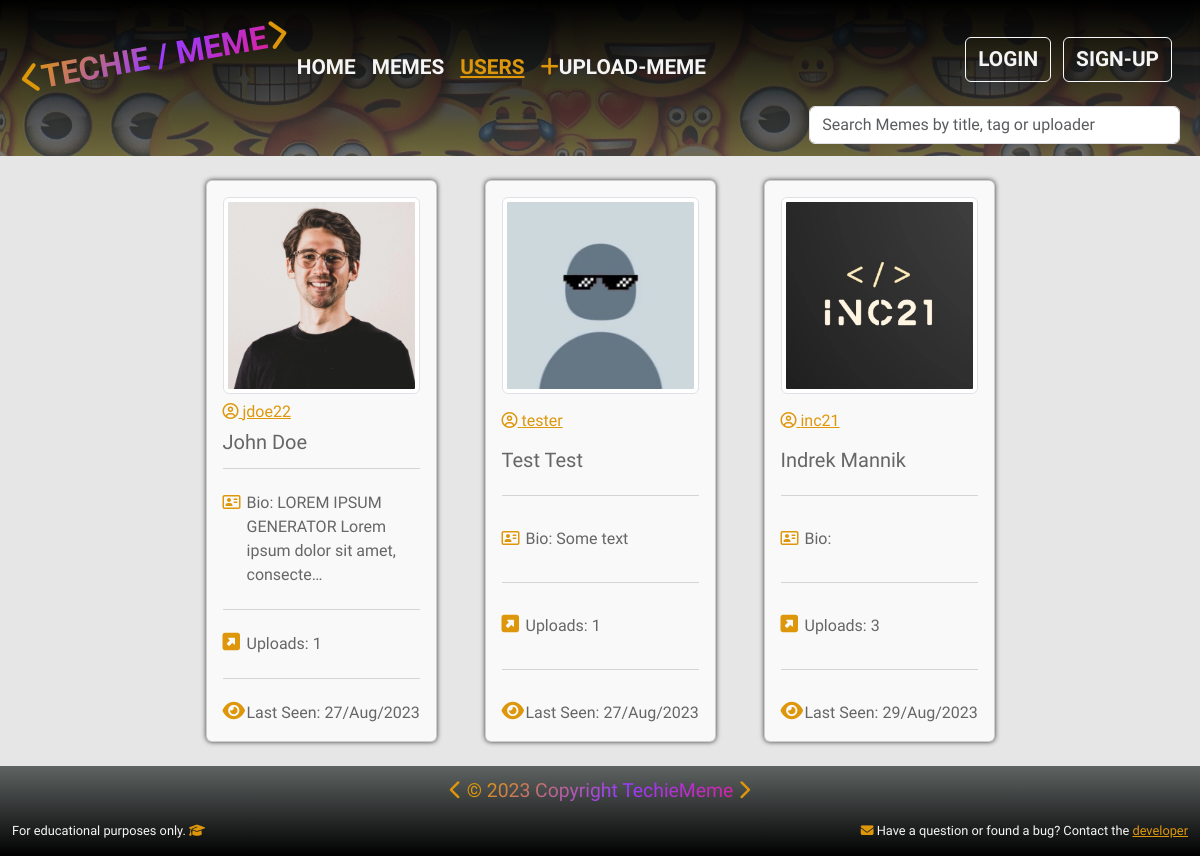
/users/, run on the app's committed database.
### users/models.py (models this page shows, shortened)
class UserProfile(models.Model):
    user = models.OneToOneField(User, on_delete=models.CASCADE, null=True,
                                blank=True)
    username = models.CharField(max_length=50, null=True, blank=True)
    first_name = models.CharField(max_length=50, null=True, blank=True)
    last_name = models.CharField(max_length=50, null=True, blank=True)
    location = models.CharField(max_length=100, null=True, blank=True)
    email = models.EmailField(max_length=100, null=True, blank=True)
    bio = models.TextField(null=True, blank=True)
    user_img = ResizedImageField(size=None, upload_to='users/',
                                 force_format='Webp', quality=95, null=True,
                                 blank=True, default='users/default_user.webp')
    social_github = models.CharField(max_length=200, null=True, blank=True)
    social_linkedin = models.CharField(max_length=200, null=True, blank=True)
    social_facebook = models.CharField(max_length=200, null=True, blank=True)
    social_youtube = models.CharField(max_length=200, null=True, blank=True)
    social_website = models.CharField(max_length=200, null=True, blank=True)
    created = models.DateTimeField(auto_now_add=True)
    id = models.UUIDField(primary_key=True, default=uuid.uuid4, editable=False)
    @property
    def user_image_url(self):
        if self.user_img and hasattr(self.user_img, 'url'):
            return self.user_img.url
        else:
            return '/static/images/users/default_user.webp'
    class Meta:
        ordering = ['-created']

### memes/models.py (models this page shows, shortened)
class Meme(models.Model):
    uploader = models.ForeignKey(
        UserProfile, on_delete=models.SET_NULL, null=True, blank=True)
    title = models.CharField(max_length=100, null=True, blank=True)
    meme_img = ResizedImageField(size=None, upload_to='memes/',
                                 force_format='Webp', quality=95, null=True,
                                 blank=True, default='memes/default.webp')
    tags = models.ManyToManyField('Tag', blank=True)
    smiley_face = models.ManyToManyField(
        UserProfile, related_name='smiley_face', blank=True)
    sad_face = models.ManyToManyField(
        UserProfile, related_name='sad_face', blank=True)
    created = models.DateTimeField(auto_now_add=True)
    id = models.UUIDField(
        default=uuid.uuid4, unique=True, primary_key=True, editable=False)
    class Meta:
        ordering = ['-created']

### users/views.py (the view)
# urls.py: path('', views.userProfiles, name="user_profiles"),
def userProfiles(request):
    memes, search_form = searchMeme(request)
    profiles = UserProfile.objects.all()
    page = request.GET.get('page')
    results = 4
    paginator = Paginator(profiles, results)
    try:
        profiles = paginator.page(page)
    except PageNotAnInteger:
        page = 1
        profiles = paginator.page(page)
    except EmptyPage:
        page = paginator.num_pages
        profiles = paginator.page(page)
    leftIndex = (int(page) - 3)
    if leftIndex < 1:
        leftIndex = 1
    rightIndex = (int(page) + 4)
    if rightIndex > paginator.num_pages:
        rightIndex = paginator.num_pages + 1
    custom_range = range(leftIndex, rightIndex)
    context = {
        "profiles": profiles,
        "custom_range": custom_range,
        "paginator": paginator,
        "memes": memes,
        "search_form": search_form,
        }
    return render(request, "users/user_profiles.html", context)

### memes/utils.py (called while the page is built)
def searchMeme(request):
    search_form = ''
    if request.GET.get('search_form'):
        search_form = request.GET.get('search_form')
    tags = Tag.objects.filter(name__icontains=search_form)
    usernames = UserProfile.objects.filter(username__icontains=search_form)
    memes = Meme.objects.distinct().filter(
        Q(title__icontains=search_form) |
        Q(tags__in=tags) |
        Q(uploader__in=usernames)
        )
    return memes, search_form

### users/templates/users/user_profiles.html (shortened to what this page needs)
{% extends 'main.html' %}
{% load static %}
{% block content %}
   <div class="container mb-4">
		<div class="row">
            <div class="col-12 d-flex justify-content-center flex-wrap">
                {% for profile in profiles %}
                <div class="col-sm-6 col-lg-4 col-xl-3 mb-4">
                    <div class="card small-card m-4 h-100">
                        <div class="card-body d-grid align-content-between">
                            <img src="{{ profile.user_image_url}}" class="img-small card-img-top rounded-2 img-thumbnail" alt="User Image">
                            <a href="{% url 'single_user' profile.id %}" class="card-link yellow"><i class="fa-regular fa-circle-user"></i> {{ profile.username}}</a>
                            {% if profile.first_name != None %} <h5 class="card-title">{{ profile.first_name|capfirst}} {% else %} <h5>&nbsp;</h5> {% endif %} {% if profile.last_name != None %} {{ profile.last_name|capfirst }}</h5>{% endif %}
                            <hr class="mt-0">
                            <div class="row flex-nowrap">
                                <div class="col-1"><i class="fa-regular fa-address-card yellow"></i></div>
                                <div class="col-11"><p class="card-text">Bio: {{ profile.bio|truncatechars:"60"}}</p></div>
                            </div>
                            <hr>
                            <div class="row flex-nowrap">
                                <div class="col-1"><i class="fa-solid fa-square-up-right yellow fs-5"></i></div>
                                <div class="col-11">Uploads: {{profile.meme_set.all|length}}</div>
                            </div>
                            <hr>
                            <div class="row flex-nowrap">
                                <div class="col-1"><i class="fa-solid fa-eye yellow fs-5"></i></div>
                                <div class="col-11">Last Seen: {{ profile.user.last_login|date:"d/M/Y" }}</div>
                            </div>
                        </div>
                    </div>
                </div>
                {% endfor %}
            </div>
        </div>
	</div>
{% endblock content %}

### static/styles/main.css (style rules this page uses)
* { margin: 0; padding: 0; box-sizing: border-box; }
body { font-family: 'Lexend', 'Lexend Deca', sans-serif; min-height: 100vh; display: flex; flex-direction: column; background-color: #e6e6e6; }
.yellow { color: #DE970B; }
.small-card { box-shadow: 0px 0px 5px 0px rgba(0,0,0,0.75); color: #666666; background-color: #f9f9f9; max-width: 260px; }
.img-small { max-width: 220px; max-height: 220px; object-fit: contain; object-fit: center; }

### data on the page
UserProfile: user_image_url (picture), username "jdoe22", first_name "John", last_name "Doe", bio "LOREM IPSUM GENERATOR Lorem ipsum dolor sit amet, consecte…", meme_set.all|length "1", user.last_login "27/Aug/2023"
UserProfile: user_image_url (placeholder picture), username "tester", first_name "Test", last_name "Test", bio "Some text", meme_set.all|length "1", user.last_login "27/Aug/2023"
UserProfile: user_image_url (picture), username "inc21", first_name "Indrek", last_name "Mannik", meme_set.all|length "3", user.last_login "29/Aug/2023"
